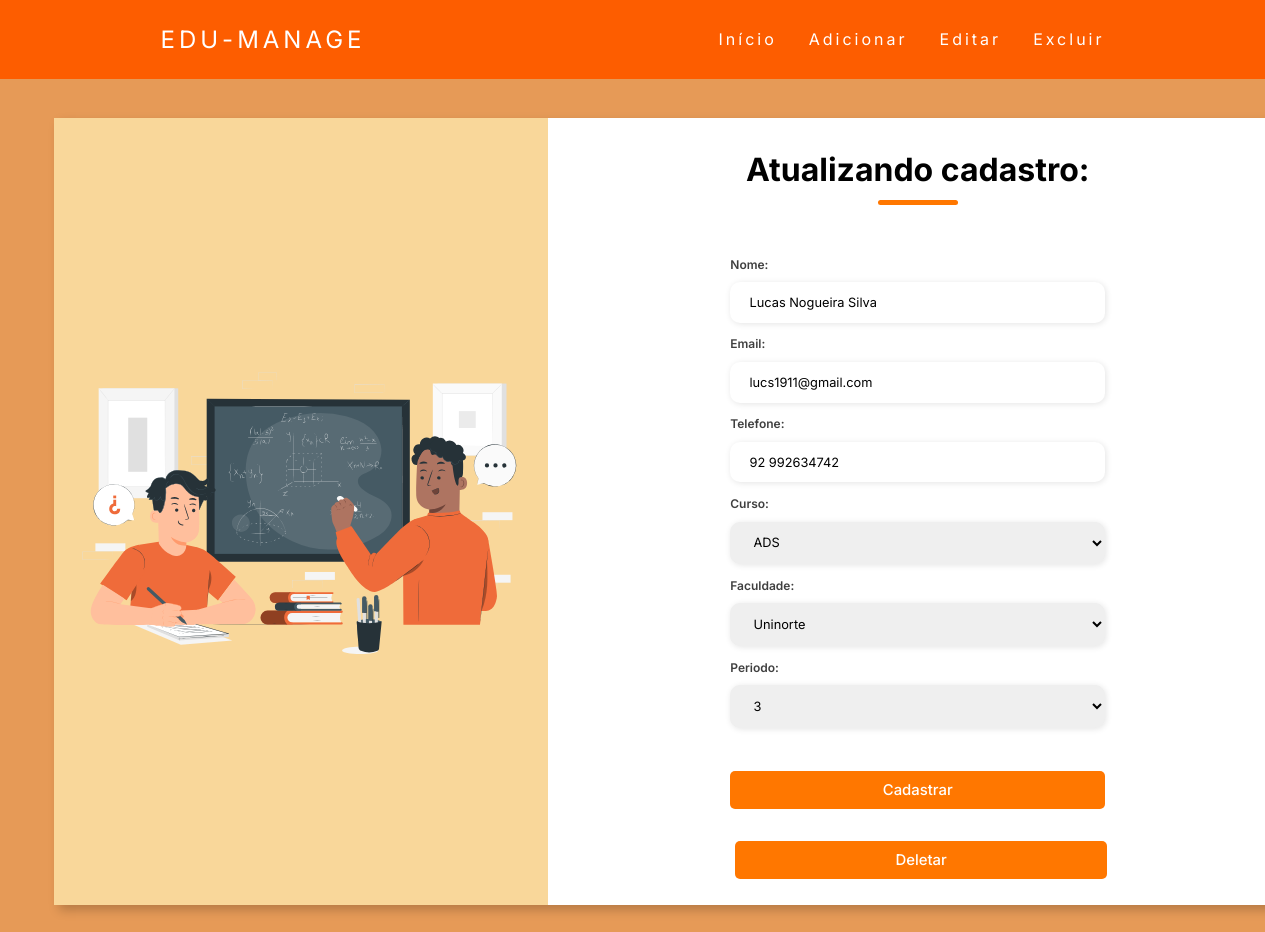
/professor/professor-update/1/, run on the app's committed database.
### professor/models.py (models this page shows, shortened)
class Professor(models.Model):
    nome = models.CharField(max_length=100, blank=False, null=False)
    email = models.EmailField(max_length=100, blank=False, null=False)
    telefone = models.CharField(max_length=15, blank=False, null=False)
    curso = models.ForeignKey(Curso,on_delete=models.CASCADE,)
    faculdade = models.ForeignKey(Faculdade,on_delete=models.CASCADE,)
    periodo = models.ForeignKey(Período,on_delete=models.CASCADE,)

class Curso(models.Model):
    curso = models.CharField(max_length=100, blank=False, null=False)
    def __str__(self):
        return self.curso

class Faculdade(models.Model):
    faculdade = models.CharField(max_length=20, blank=False, null=False)
    def __str__(self):
        return self.faculdade

class Período(models.Model):
    periodo = models.CharField(max_length=2, blank=False, null=False)
    def __str__(self):
        return self.periodo

### professor/views.py (the view)
# urls.py: re_path('professor-update/(?P<id>\d+)/', professor_update, name='professor_update'),
def professor_update(request, id):
    data ={}
    professor = Professor.objects.get(id=id)
    form = ProfessorForm(request.POST or None, instance=professor)
    data['professor'] = professor
    data['form'] = form
    if request.method == 'POST':
        if form.is_valid():
            form.save()
            return redirect('professor_cadastrado')
    else:
        return render(request, 'update_professor.html', data)

### professor/forms.py
class ProfessorForm(ModelForm):
    class Meta:
        model = Professor
        fields = '__all__'

### templates/update_professor.html (shortened to what this page needs)
{% extends 'nav_bar_interno.html' %}
{% load static %}
{% block content %}
    <link rel="stylesheet" href="{% static 'style_cad_professor.css' %}">
    <div class="container">
        <div class="form-image">
            <img src="{% static 'Teacher student-pana.svg' %}">
        </div>
        <div class="form">
            <div class="form-header">
                <div class="title">
                    <h1>Atualizando cadastro: </h1></div>
            </div>
            <form action="{% url 'professor_update' professor.id %}" method="POST">
                <div class="input-group">
                    <div class="input-box">
                        {{ form.as_p }}
                    </div>
                    <div class="continue-button">
                      <button type="submit"><a>Cadastrar</a></button>
                    </div>
                </div>
            </form>
            <div class="delete-button">
                <button type="submit"><a href="{% url 'professor_delete' professor.id %}">Deletar</a></button>
            </div>
        </div>
    </div>
{% endblock %}

### my_statics/style_nav_bar_interno.css (style rules this page uses)
* { margin: 0; padding: 0; }
a { color: #fff; text-decoration: none; transition: 0.3s; }

### my_statics/style_cad_professor.css (style rules this page uses)
* { padding: 0; margin: 0; box-sizing: border-box; font-family: 'Inter', sans-serif; }
body { width: 100%; height: 100vh; display: flex; justify-content: center; align-items: center; background: #e38a3cdb; }
.container { width: 160%; height: 80vh; margin: 5% auto 0 -25%; display: grid; grid-template-columns: 40% 60%; box-shadow: 5px 5px 10px rgba(0, 0, 0, 0.212); overflow: hidden; }
.form-image { display: flex; justify-content: center; align-items: center; background-color: #fde3a7d7; padding: 1rem; }
.form-image img { width: 100%; max-width: 31rem; }
.form { display: grid; grid-template-rows: 1fr auto; justify-items: center; align-items: center; background-color: #fff; padding: 2rem; overflow-y: auto; }
.form-header { margin-bottom: 3rem; display: flex; justify-content: center; align-items: center; position: relative; text-align: center; }
.form-header h1::after { content: ''; display: block; width: 5rem; height: 0.3rem; background-color: #ff7700; margin: 0 auto; position: absolute; bottom: -1rem; left: 0; right: 0; border-radius: 10px; }
.input-group { width: auto; display: flex; flex-wrap: wrap; justify-content: space-between; padding: 1rem 0; }
.input-box { display: flex; flex-direction: column; margin-bottom: 1.1rem; width: 100%; }
.input-box input, .input-box select { margin: 0.6rem 0; padding: 0.8rem 1.2rem; border: none; border-radius: 10px; box-shadow: 1px 1px 6px #0000001c; font-size: 0.8rem; width: 100%; }
.input-box label { font-size: 0.75rem; font-weight: 600; color: #000000c0; }
.input-box input::placeholder { color: #000000be; }
.continue-button, .delete-button { width: 100%; margin-top: 1rem; }
.continue-button button, .delete-button button { width: 100%; border: none; background-color: #ff7700; padding: 0.62rem; border-radius: 5px; cursor: pointer; }
.delete-button button { max-width: 55%; margin-left: 23%; }
.continue-button button a, .delete-button button a { text-decoration: none; font-size: 0.93rem; font-weight: 500; color: #fff; }

### data on the page
Professor: nome "Lucas Nogueira Silva", email "lucs1911@gmail.com", telefone "92 992634742"
Curso: curso "ADS"
Faculdade: faculdade "Uninorte"
Período: periodo "3"
